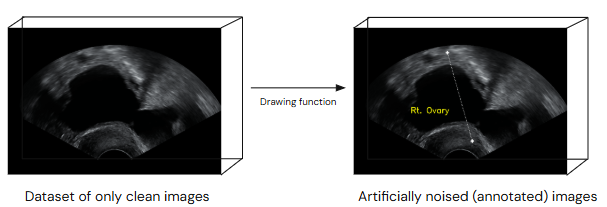
#> input picture media/prepare_dataset.png, 607 x 207 px; its folder holds only this picture in this run
$ python -i make_all_black.py   (imports and definitions only)
#> lines starting #> are read from the running program, lines starting #| are printed output that depends on the picture; after the words box and inside, x2 and y2 are one past the last pixel; in counts of white or black regions, pixels touching at a corner belong together
import os

import cv2
import numpy as np


def invert_remove(image_path, show_contours=False):
    # Step 1: Read the image
#> called with image_path = 'media/prepare_dataset.png', show_contours = False
    image = cv2.imread(image_path)
#> image is the input picture: shape (207, 607, 3); mean B, G, R 132.2, 132.1, 131.7
    if image is None:
        print("Image not found or unable to open")
        return None

    # Step 2: Convert to grayscale
    gray = cv2.cvtColor(image, cv2.COLOR_BGR2GRAY)
    # Apply Gaussian blur

    # Step 3: Thresholding - use Otsu's method
    _, thresh = cv2.threshold(gray, 127, 255, cv2.THRESH_BINARY_INV + cv2.THRESH_OTSU)
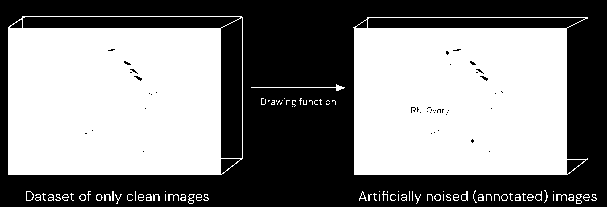
#> thresh: shape (207, 607); 51.4% white; 49 black regions (47 under 20 px)

    # Step 4: Find contours
    contours, _ = cv2.findContours(thresh, cv2.RETR_TREE, cv2.CHAIN_APPROX_SIMPLE)
#> contours = 169 contours, 138 with area under 20; largest, box (x1, y1, x2, y2) and area: (8, 16, 243, 175) 36720, (353, 17, 588, 175) 33492, (220, 17, 243, 159) 2985, (22, 16, 241, 29) 2506, (367, 17, 586, 29) 2300

    if not contours:
        print("No contours found.")
        return None

    # Sort contours by area and remove the largest if it's the size of the image
    contours = sorted(contours, key=cv2.contourArea, reverse=True)
    if cv2.contourArea(contours[0]) > 0.9 * image.size / image.shape[
        2]:  # Check if contour is nearly as big as the image
        contours.pop(0)  # Remove the largest contour

    if not contours:
        print("No valid contours found after removing the largest.")
        return None

    # Step 5: Draw the largest valid contour
    mask = np.zeros_like(gray)
    cv2.drawContours(mask, [contours[0]], -1, (255), thickness=cv2.FILLED)
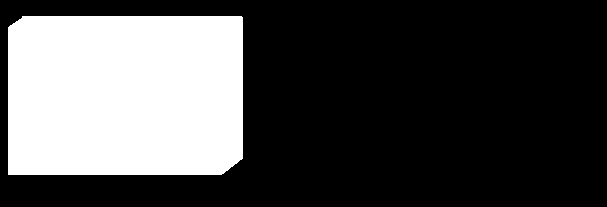
#> mask: shape (207, 607); 29.5% white; 1 white region, box (x1, y1, x2, y2) and area: (8, 16, 243, 175) 37100

    # Optional: Draw all contours on the image for visualization
    if show_contours:
        contour_image = image.copy()
        cv2.drawContours(contour_image, contours, -1, (0, 255, 0), 3)
        cv2.imshow('All Contours', contour_image)
        cv2.waitKey(0)

    # Step 6: Apply the mask to the original image
    result = cv2.bitwise_and(image, image, mask=mask)
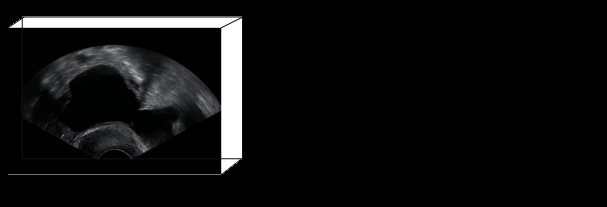
#> result: shape (207, 607, 3); mean B, G, R 15.3, 15.1, 14.9

    return result


# [9 lines not run here, left out]

>>> result = invert_remove('media/prepare_dataset.png')

$ run again, on media/process.png
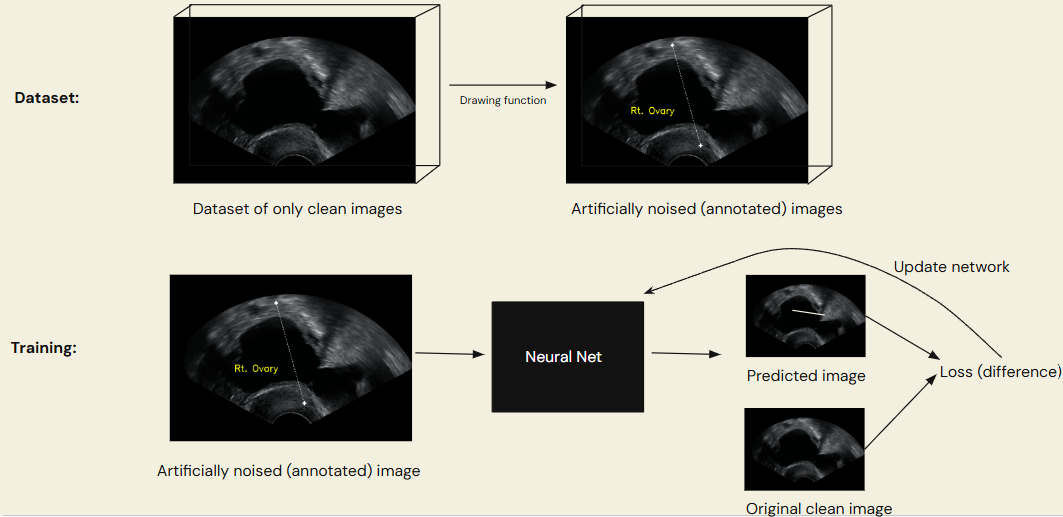
#> input picture media/process.png, 1063 x 517 px
#> in invert_remove, image is the input picture: shape (517, 1063, 3); mean B, G, R 161.7, 173.4, 175.3
#> in invert_remove, `_, thresh = cv2.threshold(gray, 127, 255, cv2.THRESH_BINARY_INV + cv2...`:
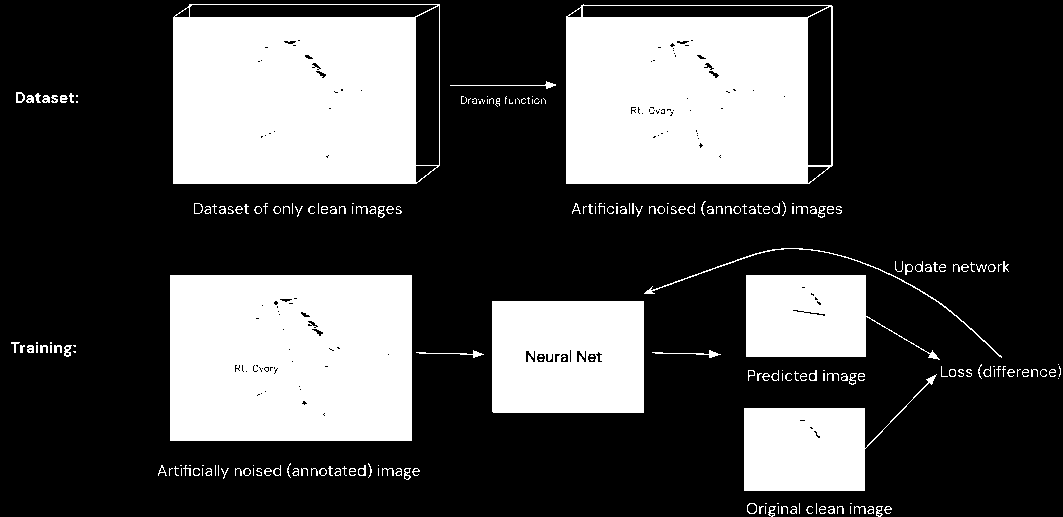
#> thresh: shape (517, 1063); 29.9% white; 228 white regions (93 under 20 px)
#> contours = 472 contours, 346 with area under 20; largest, box (x1, y1, x2, y2) and area: (173, 4, 440, 184) 47294, (566, 4, 833, 184) 47040, (170, 275, 412, 441) 39765, (492, 301, 644, 413) 16760, (744, 374, 937, 491) 9922
#> mask: shape (517, 1063); 8.7% white; 1 white region, box (x1, y1, x2, y2) and area: (173, 4, 440, 184) 47725
#> in invert_remove, `result = cv2.bitwise_and(image, image, mask=mask)`:
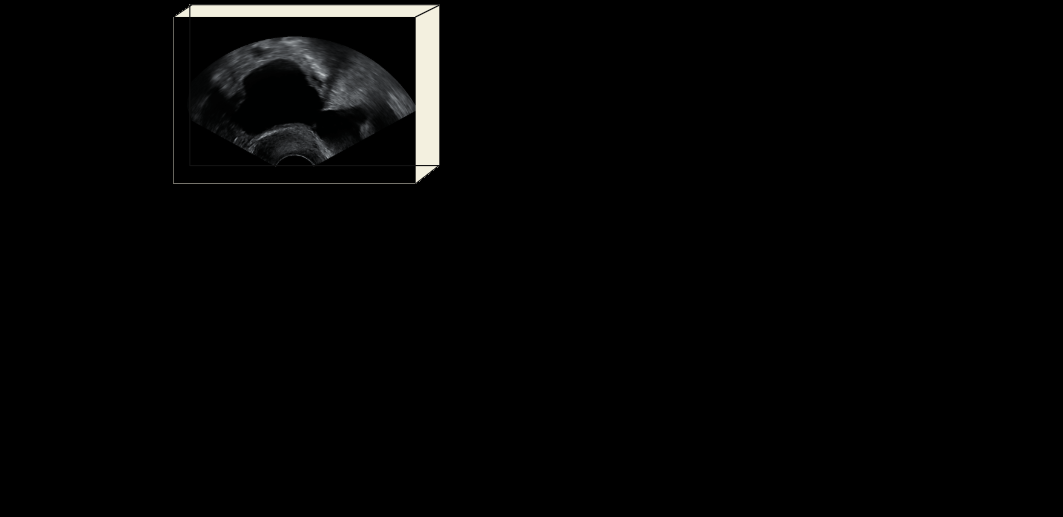
#> result: shape (517, 1063, 3); mean B, G, R 4.1, 4.3, 4.2

$ run again, on media/train_network.png
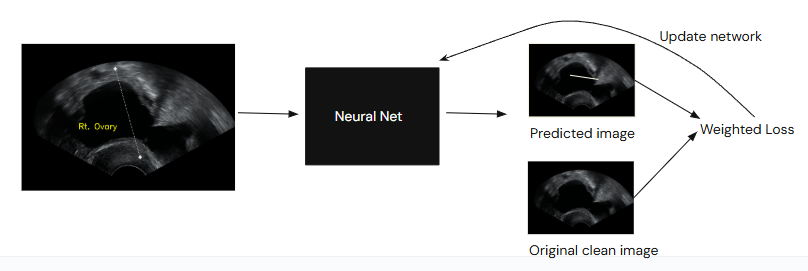
#> input picture media/train_network.png, 808 x 271 px
#> in invert_remove, image is the input picture: shape (271, 808, 3); mean B, G, R 188, 187.9, 187.7
#> in invert_remove, `_, thresh = cv2.threshold(gray, 127, 255, cv2.THRESH_BINARY_INV + cv2...`:
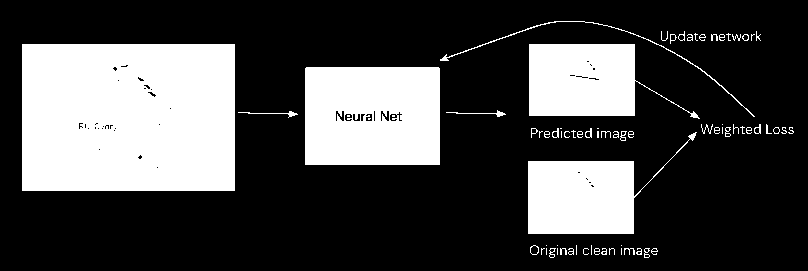
#> thresh: shape (271, 808); 28.1% white; 73 white regions (30 under 20 px)
#> contours = 154 contours, 113 with area under 20; largest, box (x1, y1, x2, y2) and area: (22, 44, 235, 191) 30952, (305, 67, 440, 165) 12997, (528, 132, 697, 234) 7616, (529, 44, 700, 119) 7492, (440, 21, 755, 117) 148
#> mask: shape (271, 808); 14.3% white; 1 white region, box (x1, y1, x2, y2) and area: (22, 44, 235, 191) 31311
#> in invert_remove, `result = cv2.bitwise_and(image, image, mask=mask)`:
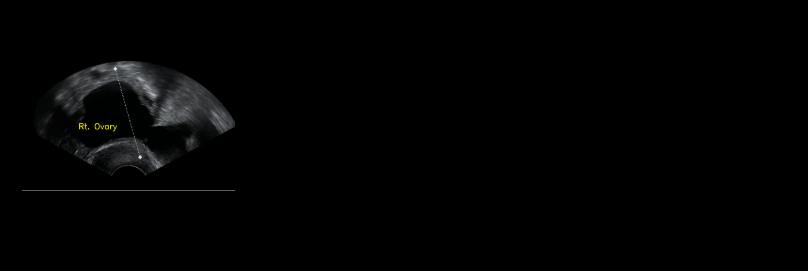
#> result: shape (271, 808, 3); mean B, G, R 2.6, 2.6, 2.5
